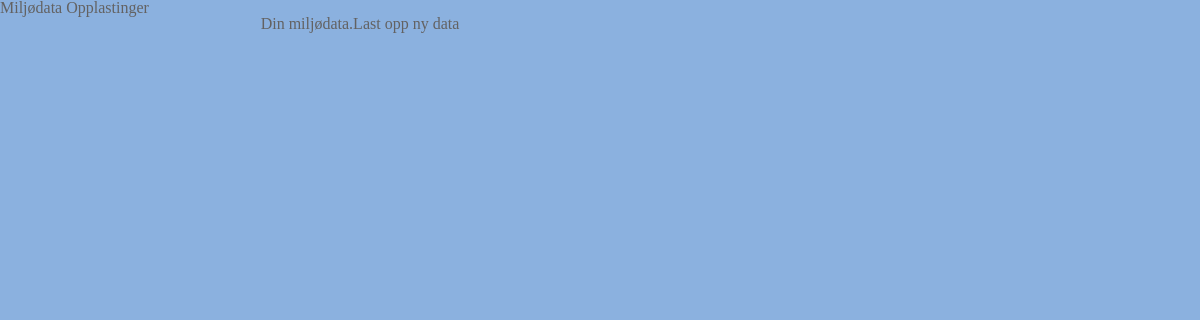
Page /sshf/files/view.php on the earlier database version.
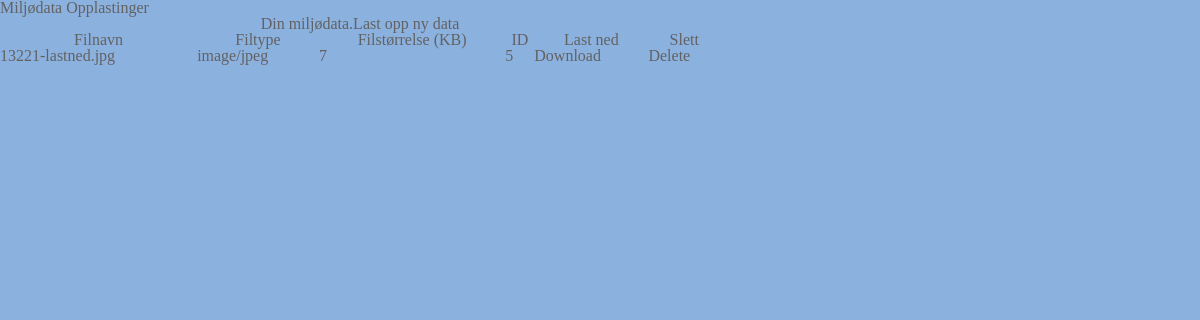
Same page on the later database version.
### tables this page shows
CREATE TABLE `tbl_uploads` (
  `id` int(11) NOT NULL,
  `file` varchar(100) NOT NULL,
  `type` varchar(100) NOT NULL,
  `size` int(100) NOT NULL,
  `path` varchar(500) NOT NULL
);

### sshf/files/view.php (the view, shortened to what this page needs)
<?php
include_once '../includes/db_connect.php';
?>
<!DOCTYPE html>
<html xmlns="http://www.w3.org/1999/xhtml">
<head>
<link rel="stylesheet" href="style.css" type="text/css" />
</head>
<body>
<div id="header">
<label>Miljødata Opplastinger</label>
</div>
<div id="body">
	<table width="60%" border="1">
    <th colspan="6">Din miljødata.<label><a href="filemanager.php">Last opp ny data</a></label></th>
    <?php
	$sql="SELECT * FROM tbl_uploads";
	$result_set=mysqli_query($mysqli, $sql);
	while($row=mysqli_fetch_array($result_set)){
		echo "<table width=60% border='1' cellpadding='10'>";
		echo "<tr> <th>Filnavn</th> <th>Filtype</th> <th>Filstørrelse (KB)</th> <th>ID</th> <th>Last ned</th> <th>Slett</th> </tr>";
		echo "<tr>";
		echo '<td>' . $row['file'] . '</td>';
		echo '<td>' . $row['type'] . '</td>';
		echo '<td>' . $row['size'] . '</td>';
		echo '<td>' . $row['id'] . '</td>';
		echo '<td><a href="download.php?id=' . $row['id'] . '">Download</a></td>';
		echo '<td><a href="delete.php?id=' . $row['id'] . '">Delete</a></td>';
		echo "</tr>";
		echo "</table>";
	}
		?>
</div>
</body>
</html>

### sshf/css/style.css (style rules this page uses)
div { font-family: mainFont; }
html { width:100% }
body { position:relative; background:#8bb1df; color:#636262; font:300 18px/24px; font-family: mainFont; }
a { text-decoration:none; color:inherit; outline:0; -webkit-transition:.5s ease; transition:.5s ease }

### sshf/css/grid.css (style rules this page uses)
html, body, div, span, applet, object, iframe, h1, h2, h3, h4, h5, h6, p, blockquote, pre, a, abbr, acronym, address, big, cite, code, del, dfn, em, img, ins, kbd, q, s, samp, small, strike, strong, sub, sup, tt, var, b, u, i, center, dl, dt, dd, ol, ul, li, fieldset, form, label, legend, table, caption, tbody, tfoot, thead, tr, th, td, article, aside, canvas, details, embed, figure, figcaption, footer, header, hgroup, menu, nav, output, ruby, section, summary, time, mark, audio, video { margin: 0; padding: 0; border: 0; font-size: 100%; font: inherit; vertical-align: top; }
body { line-height: 1; }
table { border-collapse: collapse; border-spacing: 0; }
body { min-width: 1200px; }

Differences in the rows shown:
added tbl_uploads: file "13221-lastned.jpg", type "image/jpeg", size "7", id "5"
